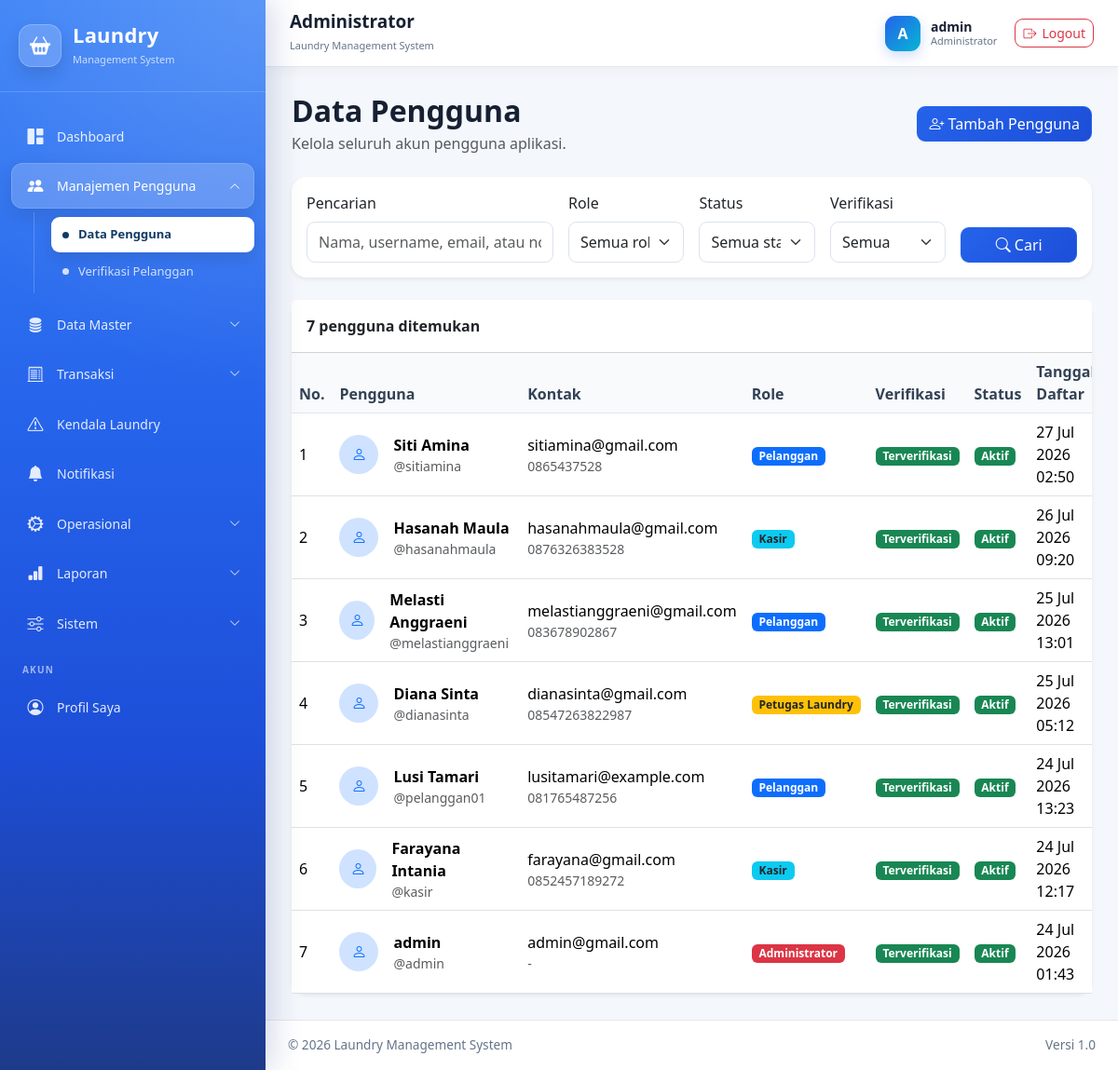
The app's page /administrator/pengguna/ (signed in) with its own data.
### administrator/models.py (models this page shows, shortened)
class User(AbstractUser):
    class Role(models.TextChoices):
        ADMINISTRATOR = "administrator", "Administrator"
        KASIR = "kasir", "Kasir"
        PETUGAS_LAUNDRY = "petugaslaundry", "Petugas Laundry"
        PELANGGAN = "pelanggan", "Pelanggan"
    role = models.CharField(
        max_length=30,
        choices=Role.choices,
        default=Role.PELANGGAN,
        db_index=True,
        verbose_name="Hak akses",
    )
    nomor_hp = models.CharField(
        max_length=20,
        unique=True,
        verbose_name="Nomor HP",
    )
    alamat = models.TextField(
        blank=True,
        verbose_name="Alamat",
    )
    foto = models.ImageField(
        upload_to="pengguna/foto/",
        blank=True,
        null=True,
        verbose_name="Foto",
    )
    is_verified = models.BooleanField(
        default=True,
        db_index=True,
        verbose_name="Terverifikasi",
        help_text="Akun pelanggan langsung aktif setelah registrasi.",
    )
    verified_at = models.DateTimeField(
        blank=True,
        null=True,
        verbose_name="Waktu verifikasi",
    )
    verified_by = models.ForeignKey(
        "self",
        on_delete=models.SET_NULL,
        blank=True,
        null=True,
        related_name="pengguna_diverifikasi",
        verbose_name="Diverifikasi oleh",
    )
    email = models.EmailField(
        unique=True,
        verbose_name="Email",
    )
    class Meta:
        verbose_name = "Pengguna"
        verbose_name_plural = "Data Pengguna"
        ordering = ["username"]
    def verifikasi(self, administrator):
        """
        Memverifikasi akun pelanggan.
        """
        self.is_verified = True
        self.is_active = True
        self.verified_at = timezone.now()
        self.verified_by = administrator
        self.save(
            update_fields=[
                "is_verified",
                "is_active",
                "verified_at",
                "verified_by",
            ]
        )

### administrator/views_user.py (the view, shortened to what this page needs)
@administrator_required
def user_list(request):
    users = User.objects.all().order_by("-date_joined")
    keyword = request.GET.get("q", "").strip()
    role = request.GET.get("role", "").strip()
    status = request.GET.get("status", "").strip()
    verifikasi = request.GET.get("verifikasi", "").strip()
    valid_roles = {
        choice[0]
        for choice in User.Role.choices
    }
    if role in valid_roles:
        users = users.filter(role=role)
    if status == "aktif":
        users = users.filter(is_active=True)
    elif status == "nonaktif":
        users = users.filter(is_active=False)
    if verifikasi == "terverifikasi":
        users = users.filter(is_verified=True)
    elif verifikasi == "belum":
        users = users.filter(is_verified=False)
    jumlah_user = users.count()
    paginator = Paginator(users, 10)
    page_number = request.GET.get("page")
    page_obj = paginator.get_page(page_number)
    context = {
        "page_obj": page_obj,
        "jumlah_user": jumlah_user,
        "keyword": keyword,
        "role_filter": role,
        "status_filter": status,
        "verifikasi_filter": verifikasi,
        "role_choices": User.Role.choices,
    }
    return render(
        request,
        "administrator/users/user_list.html",
        context,
    )

### pelanggan/context_processors.py (called while the page is built)
def notifikasi_pelanggan(request):
    jumlah_belum_dibaca = 0
    if request.user.is_authenticated:
        jumlah_belum_dibaca = Notifikasi.objects.filter(
            penerima=request.user,
            is_read=False,
        ).count()
    return {
    "jumlah_notifikasi_belum_dibaca": jumlah_belum_dibaca,
    "jumlah_notifikasi_pelanggan": jumlah_belum_dibaca,
}

### templates/administrator/users/user_list.html (shortened to what this page needs)
{% extends "base.html" %}
{% block content %}
<div class="d-flex flex-wrap justify-content-between align-items-center mb-4">
    <div>
        <h2 class="fw-bold mb-1">
            Data Pengguna
        </h2>
        <p class="text-muted mb-0">
            Kelola seluruh akun pengguna aplikasi.
        </p>
    </div>
    <a
        href="{% url 'administrator:user_create' %}"
        class="btn btn-primary mt-3 mt-md-0"
    >
        <i class="bi bi-person-plus"></i>
        Tambah Pengguna
    </a>
</div>
<div class="card border-0 shadow-sm mb-4">
    <div class="card-body">
        <form method="get">
            <div class="row g-3">
                <div class="col-lg-4">
                    <label class="form-label">
                        Pencarian
                    </label>
                    <input
                        type="text"
                        name="q"
                        value="{{ keyword }}"
                        class="form-control"
                        placeholder="Nama, username, email, atau nomor HP"
                    >
                </div>
                <div class="col-md-4 col-lg-2">
                    <label class="form-label">
                        Role
                    </label>
                    <select
                        name="role"
                        class="form-select"
                    >
                        <option value="">
                            Semua role
                        </option>
                    </select>
                </div>
                <div class="col-md-4 col-lg-2">
                    <label class="form-label">
                        Status
                    </label>
                    <select
                        name="status"
                        class="form-select"
                    >
                        <option value="">
                            Semua status
                        </option>
                    </select>
                </div>
                <div class="col-md-4 col-lg-2">
                    <label class="form-label">
                        Verifikasi
                    </label>
                    <select
                        name="verifikasi"
                        class="form-select"
                    >
                        <option value="">
                            Semua
                        </option>
                    </select>
                </div>
                <div class="col-lg-2 d-flex align-items-end">
                    <div class="d-grid w-100">
                        <button
                            type="submit"
                            class="btn btn-primary"
                        >
                            <i class="bi bi-search"></i>
                            Cari
                        </button>
                    </div>
                </div>
            </div>
        </form>
    </div>
</div>
<div class="card border-0 shadow-sm">
    <div class="card-header bg-white py-3">
        <strong>
            {{ jumlah_user }} pengguna ditemukan
        </strong>
    </div>
    <div class="card-body p-0">
        {% if page_obj %}
            <div class="table-responsive">
                <table class="table table-hover align-middle mb-0">
                    <thead class="table-light">
                        <tr>
                            <th>No.</th>
                            <th>Pengguna</th>
                            <th>Kontak</th>
                            <th>Role</th>
                            <th>Verifikasi</th>
                            <th>Status</th>
                            <th>Tanggal Daftar</th>
                        </tr>
                    </thead>
                    <tbody>
                        {% for user_obj in page_obj %}
                            <tr>
                                <td>
                                    {{ page_obj.start_index|add:forloop.counter0 }}
                                </td>
                                <td>
                                    <div class="d-flex align-items-center">
                                        {% if user_obj.foto %}
                                            <img
                                                src="{{ user_obj.foto.url }}"
                                                alt="{{ user_obj.username }}"
                                                class="rounded-circle me-3"
                                                width="42"
                                                height="42"
                                                style="object-fit: cover;"
                                            >
                                        {% else %}
                                            <div
                                                class="rounded-circle bg-primary-subtle text-primary d-flex align-items-center justify-content-center me-3"
                                                style="width: 42px; height: 42px;"
                                            >
                                                <i class="bi bi-person"></i>
                                            </div>
                                        {% endif %}
                                        <div>
                                            <strong>
                                                {{ user_obj.get_full_name|default:user_obj.username }}
                                            </strong>
                                            <div class="small text-muted">
                                                @{{ user_obj.username }}
                                            </div>
                                        </div>
                                    </div>
                                </td>
                                <td>
                                    <div>
                                        {{ user_obj.email }}
                                    </div>
                                    <div class="small text-muted">
                                        {{ user_obj.nomor_hp|default:"-" }}
                                    </div>
                                </td>
                                <td>
                                    {% if user_obj.role == "administrator" %}
                                        <span class="badge bg-danger">
                                            {{ user_obj.get_role_display }}
                                        </span>
                                    {% elif user_obj.role == "kasir" %}
                                        <span class="badge bg-info text-dark">
                                            {{ user_obj.get_role_display }}
                                        </span>
                                    {% elif user_obj.role == "petugaslaundry" %}
                                        <span class="badge bg-warning text-dark">
                                            {{ user_obj.get_role_display }}
                                        </span>
                                    {% else %}
                                        <span class="badge bg-primary">
                                            {{ user_obj.get_role_display }}
                                        </span>
                                    {% endif %}
                                </td>
                                <td>
                                    {% if user_obj.is_verified %}
                                        <span class="badge bg-success">
                                            Terverifikasi
                                        </span>
                                    {% else %}
                                        <span class="badge bg-warning text-dark">
                                            Belum
                                        </span>
                                    {% endif %}
                                </td>
                                <td>
                                    {% if user_obj.is_active %}
                                        <span class="badge bg-success">
                                            Aktif
                                        </span>
                                    {% else %}
                                        <span class="badge bg-secondary">
                                            Nonaktif
                                        </span>
                                    {% endif %}
                                </td>
                                <td>
                                    {{ user_obj.date_joined|date:"d M Y H:i" }}
                                </td>
                            </tr>
                        {% endfor %}
                    </tbody>
                </table>
            </div>
        {% endif %}
    </div>
</div>
{% endblock %}

### templates/includes/navbar.html (shortened to what this page needs)
<nav class="top-navbar">
    <div class="navbar-left">
        <div>
            <h5 class="navbar-title">
                {% if request.user.role == "administrator" %}
                    Administrator
                {% elif request.user.role == "kasir" %}
                    Kasir
                {% elif request.user.role == "petugaslaundry" %}
                    Petugas Laundry
                {% elif request.user.role == "pelanggan" %}
                    Pelanggan
                {% else %}
                    Laundry Management System
                {% endif %}
            </h5>
            <small class="navbar-subtitle">
                Laundry Management System
            </small>
        </div>
    </div>
    <div class="navbar-user">
        <div class="user-avatar">
            {{ request.user.username|first|upper }}
        </div>
        <div class="user-info">
            <span class="user-name">
                {{ request.user.get_full_name|default:request.user.username }}
            </span>
            <small>
                {{ request.user.get_role_display }}
            </small>
        </div>
        <a
            href="{% url 'logout' %}"
            class="btn btn-outline-danger btn-sm logout-button"
            title="Logout"
        >
            <i class="bi bi-box-arrow-right"></i>
            <span>Logout</span>
        </a>
    </div>
</nav>

### static/css/style.css (style rules this page uses)
:root { --sidebar-width: 285px; --primary: #2563eb; --primary-dark: #1d4ed8; --primary-deep: #1e3a8a; --primary-soft: #dbeafe; --cyan: #06b6d4; --body-bg: #f4f7fb; --text-dark: #172033; --text-muted: #64748b; --white: #ffffff; --border: #e2e8f0; }
* { box-sizing: border-box; }
html, body { min-height: 100%; }
body { margin: 0; background: var(--body-bg); color: var(--text-dark); font-family: "Segoe UI", Tahoma, Geneva, Verdana, sans-serif; }
.top-navbar { position: sticky; top: 0; z-index: 1020; display: flex; align-items: center; justify-content: space-between; min-height: 72px; padding: 12px 26px; background: rgba(255, 255, 255, 0.94); border-bottom: 1px solid var(--border); box-shadow: 0 4px 15px rgba(15, 23, 42, 0.04); backdrop-filter: blur(12px); }
.navbar-title { margin: 0; color: var(--text-dark); font-size: 19px; font-weight: 700; }
.navbar-subtitle { color: var(--text-muted); font-size: 11px; }
.navbar-user { display: flex; align-items: center; gap: 11px; }
.user-avatar { display: grid; width: 38px; height: 38px; place-items: center; color: var(--white); background: linear-gradient(135deg, var(--primary), var(--cyan)); border-radius: 11px; font-weight: 700; box-shadow: 0 5px 14px rgba(37, 99, 235, 0.22); }
.user-info { display: flex; flex-direction: column; line-height: 1.2; }
.user-name { color: var(--text-dark); font-size: 14px; font-weight: 600; }
.user-info small { color: var(--text-muted); font-size: 11px; }
.logout-button { display: inline-flex; align-items: center; gap: 6px; margin-left: 8px; border-radius: 9px; }
.card { border: 1px solid rgba(226, 232, 240, 0.8); border-radius: 16px; box-shadow: 0 10px 28px rgba(15, 23, 42, 0.06); }
.btn { border-radius: 9px; }
.btn-primary { background: linear-gradient(135deg, var(--primary), var(--primary-dark)); border-color: var(--primary); }
.form-control, .form-select { min-height: 44px; border-color: #dbe3ee; border-radius: 9px; }
.table thead th { color: #334155; background: #f8fafc; border-bottom: 1px solid var(--border); font-weight: 700; }

### records on screen
User: user.username|first "A", user.get_full_name "admin", user.role "Administrator", start_index|add "7", get_full_name "admin", username "admin", email "admin@gmail.com", nomor_hp "-", role "Administrator", is_verified "Terverifikasi", is_active "Aktif", date_joined "24 Jul 2026 01:43"
User: start_index|add "1", get_full_name "Siti Amina", username "sitiamina", email "sitiamina@gmail.com", nomor_hp "0865437528", role "Pelanggan", is_verified "Terverifikasi", is_active "Aktif", date_joined "27 Jul 2026 02:50"
User: start_index|add "2", get_full_name "Hasanah Maula", username "hasanahmaula", email "hasanahmaula@gmail.com", nomor_hp "0876326383528", role "Kasir", is_verified "Terverifikasi", is_active "Aktif", date_joined "26 Jul 2026 09:20"
User: start_index|add "3", get_full_name "Melasti Anggraeni", username "melastianggraeni", email "melastianggraeni@gmail.com", nomor_hp "083678902867", role "Pelanggan", is_verified "Terverifikasi", is_active "Aktif", date_joined "25 Jul 2026 13:01"
User: start_index|add "4", get_full_name "Diana Sinta", username "dianasinta", email "dianasinta@gmail.com", nomor_hp "08547263822987", role "Petugas Laundry", is_verified "Terverifikasi", is_active "Aktif", date_joined "25 Jul 2026 05:12"
User: start_index|add "5", get_full_name "Lusi Tamari", username "pelanggan01", email "lusitamari@example.com", nomor_hp "081765487256", role "Pelanggan", is_verified "Terverifikasi", is_active "Aktif", date_joined "24 Jul 2026 13:23"
User: start_index|add "6", get_full_name "Farayana Intania", username "kasir", email "farayana@gmail.com", nomor_hp "0852457189272", role "Kasir", is_verified "Terverifikasi", is_active "Aktif", date_joined "24 Jul 2026 12:17"

### other values on screen
{{ jumlah_user }} "7"
